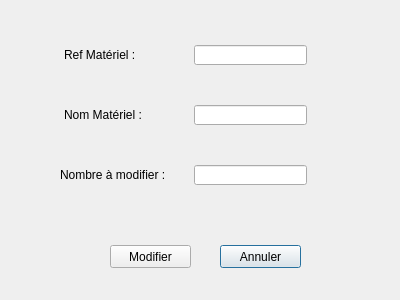
<?xml version="1.0" encoding="UTF-8"?>
<ui version="4.0">
 <class>modification</class>
 <widget class="QDialog" name="modification">
  <property name="geometry">
   <rect>
    <x>0</x>
    <y>0</y>
    <width>400</width>
    <height>300</height>
   </rect>
  </property>
  <property name="windowTitle">
   <string>Modifier </string>
  </property>
  <widget class="QPushButton" name="pb_supprimer_4">
   <property name="geometry">
    <rect>
     <x>220</x>
     <y>245</y>
     <width>81</width>
     <height>23</height>
    </rect>
   </property>
   <property name="text">
    <string>Annuler</string>
   </property>
  </widget>
  <widget class="QLabel" name="label_3">
   <property name="geometry">
    <rect>
     <x>60</x>
     <y>165</y>
     <width>131</width>
     <height>20</height>
    </rect>
   </property>
   <property name="text">
    <string>Nombre à modifier :</string>
   </property>
  </widget>
  <widget class="QLabel" name="label_2">
   <property name="geometry">
    <rect>
     <x>64</x>
     <y>105</y>
     <width>101</width>
     <height>20</height>
    </rect>
   </property>
   <property name="text">
    <string>Nom Matériel :</string>
   </property>
  </widget>
  <widget class="QPushButton" name="pb_supprimer_3">
   <property name="geometry">
    <rect>
     <x>110</x>
     <y>245</y>
     <width>81</width>
     <height>23</height>
    </rect>
   </property>
   <property name="text">
    <string>Modifier</string>
   </property>
  </widget>
  <widget class="QLineEdit" name="nbr">
   <property name="geometry">
    <rect>
     <x>194</x>
     <y>165</y>
     <width>113</width>
     <height>20</height>
    </rect>
   </property>
   <property name="inputMethodHints">
    <set>Qt::ImhNoPredictiveText</set>
   </property>
   <property name="alignment">
    <set>Qt::AlignJustify|Qt::AlignVCenter</set>
   </property>
   <property name="clearButtonEnabled">
    <bool>true</bool>
   </property>
  </widget>
  <widget class="QLabel" name="label">
   <property name="geometry">
    <rect>
     <x>64</x>
     <y>45</y>
     <width>101</width>
     <height>20</height>
    </rect>
   </property>
   <property name="text">
    <string>Ref Matériel :</string>
   </property>
  </widget>
  <widget class="QLineEdit" name="ref">
   <property name="geometry">
    <rect>
     <x>194</x>
     <y>45</y>
     <width>113</width>
     <height>20</height>
    </rect>
   </property>
   <property name="inputMethodHints">
    <set>Qt::ImhNoPredictiveText</set>
   </property>
   <property name="alignment">
    <set>Qt::AlignJustify|Qt::AlignVCenter</set>
   </property>
   <property name="readOnly">
    <bool>true</bool>
   </property>
   <property name="clearButtonEnabled">
    <bool>false</bool>
   </property>
  </widget>
  <widget class="QLineEdit" name="nom">
   <property name="geometry">
    <rect>
     <x>194</x>
     <y>105</y>
     <width>113</width>
     <height>20</height>
    </rect>
   </property>
   <property name="inputMethodHints">
    <set>Qt::ImhNoPredictiveText</set>
   </property>
   <property name="text">
    <string/>
   </property>
   <property name="alignment">
    <set>Qt::AlignJustify|Qt::AlignVCenter</set>
   </property>
   <property name="readOnly">
    <bool>true</bool>
   </property>
   <property name="clearButtonEnabled">
    <bool>false</bool>
   </property>
  </widget>
  <widget class="QLabel" name="label_4">
   <property name="geometry">
    <rect>
     <x>0</x>
     <y>0</y>
     <width>631</width>
     <height>311</height>
    </rect>
   </property>
   <property name="text">
    <string/>
   </property>
  </widget>
  <zorder>label_4</zorder>
  <zorder>pb_supprimer_4</zorder>
  <zorder>label_3</zorder>
  <zorder>label_2</zorder>
  <zorder>pb_supprimer_3</zorder>
  <zorder>nbr</zorder>
  <zorder>label</zorder>
  <zorder>ref</zorder>
  <zorder>nom</zorder>
 </widget>
 <resources/>
 <connections/>
</ui>
